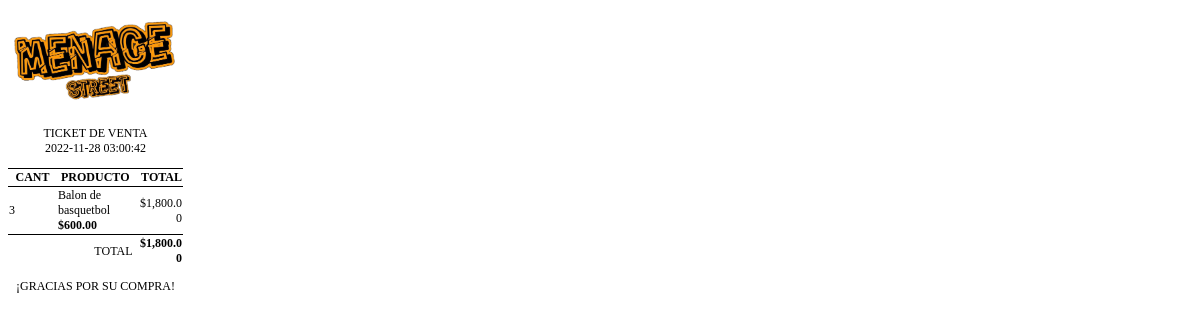
/ventasgym/imprimirTicket.php?codigo=5, run on the app's committed database.
### tables this page shows
CREATE TABLE `ventas` (
  `codigo` bigint(20) UNSIGNED NOT NULL,
  `fecha` datetime NOT NULL,
  `total` decimal(7,2) DEFAULT NULL
);

CREATE TABLE `productos_vendidos` (
  `id` bigint(20) UNSIGNED NOT NULL,
  `id_producto` bigint(20) UNSIGNED NOT NULL,
  `cantidad` bigint(20) UNSIGNED NOT NULL,
  `id_venta` bigint(20) UNSIGNED NOT NULL
);

CREATE TABLE `productos` (
  `codigo` bigint(20) UNSIGNED NOT NULL,
  `descripcion` varchar(255) NOT NULL,
  `precioVenta` decimal(5,2) NOT NULL,
  `precioCompra` decimal(5,2) NOT NULL,
  `existencia` int(11) NOT NULL
);

### ventasgym/imprimirTicket.php (the view, shortened to what this page needs)
<?php
$codigo = $_GET["codigo"];
include_once "base_de_datos.php";
$sentencia = $base_de_datos->prepare("SELECT codigo, fecha, total FROM ventas WHERE codigo = ?");
$sentencia->execute([$codigo]);
$venta = $sentencia->fetchObject();
$sentenciaProductos = $base_de_datos->prepare("SELECT p.codigo, p.descripcion,p.precioVenta, pv.cantidad
FROM productos p
INNER JOIN
productos_vendidos pv
ON p.codigo = pv.id_producto
WHERE pv.id_venta = ?");
$sentenciaProductos->execute([$codigo]);
$productos = $sentenciaProductos->fetchAll();
?>
<body>
    <div class="ticket">
        <img src="./logo.png" alt="Logotipo">
        <p class="centrado">TICKET DE VENTA
            <br><?php echo $venta->fecha; ?>
        </p>
        <table>
            <thead>
                <tr>
                    <th class="cantidad">CANT</th>
                    <th class="producto">PRODUCTO</th>
                    <th class="precio">TOTAL</th>
                </tr>
            </thead>
            <tbody>
                <?php
                $total = 0;
                foreach ($productos as $producto) {
                    $subtotal = $producto->precioVenta * $producto->cantidad;
                    $total += $subtotal;
                ?>
                    <tr>
                        <td class="cantidad"><?php echo $producto->cantidad;  ?></td>
                        <td class="producto"><?php echo $producto->descripcion;  ?> <strong>$<?php echo number_format($producto->precioVenta, 2) ?></strong></td>
                        <td class="precio">$<?php echo number_format($subtotal, 2)  ?></td>
                    </tr>
                <?php } ?>
                <tr>
                    <td colspan="2" style="text-align: right;">TOTAL</td>
                    <td class="precio">
                        <strong>$<?php echo number_format($total, 2) ?></strong>
                    </td>
                </tr>
            </tbody>
        </table>
        <p class="centrado">¡GRACIAS POR SU COMPRA!
        </p>
    </div>
</body>

### ventasgym/imprimirTicket.php (style rules this page uses)
* { font-size: 12px; font-family: 'Times New Roman'; }
td, th, tr, table { border-top: 1px solid black; border-collapse: collapse; }
td.producto, th.producto { width: 75px; max-width: 75px; }
td.cantidad, th.cantidad { width: 50px; max-width: 50px; word-break: break-all; }
td.precio, th.precio { width: 50px; max-width: 50px; word-break: break-all; text-align: right; }
.centrado { text-align: center; align-content: center; }
.ticket { width: 175px; max-width: 175px; }
img { max-width: inherit; width: inherit; }

### data on the page
ventas: fecha "2022-11-28 03:00:42"
productos_vendidos: cantidad "3", id_producto.descripcion "Balon de basquetbol", id_producto.precioVenta "600.00", subtotal "1,800.00"

### other printed values
$total "1,800.00"
